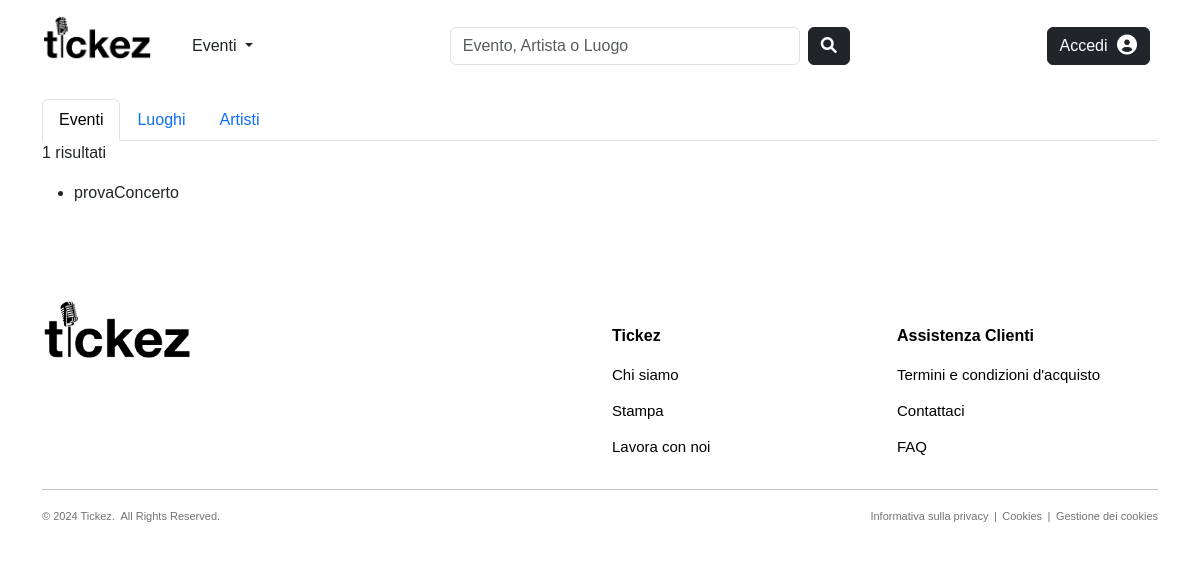
/common/search/, run on an earlier commit of the app's database.
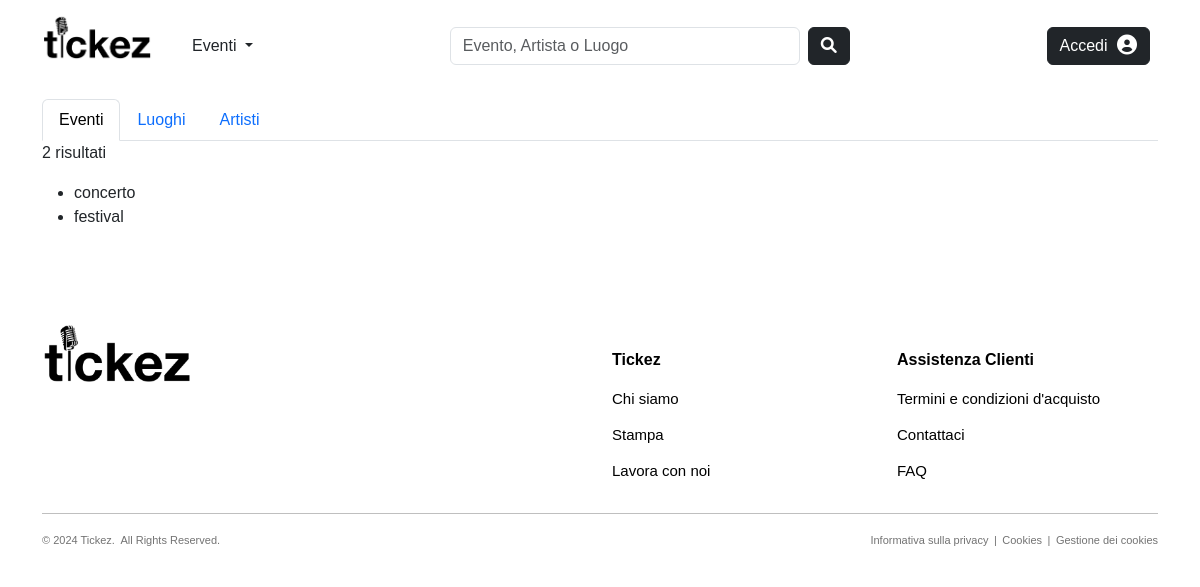
And on a later commit of the database.
### products/models.py (models this page shows, shortened)
class Evento(models.Model):
    CATEGORY_CHOICES = [
        ('Concerti', 'Concerti'),
        ('Festival', 'Festival'),
        ('Teatro', 'Teatro')
    ]
    nome = models.CharField(max_length=100, null=False, blank=False)
    slug = models.SlugField(max_length=200, null=False, unique=True, blank=True)
    categoria = models.CharField(max_length=100, choices=CATEGORY_CHOICES, null=False, blank=False)
    descrizione = models.TextField(null=True, blank=True, default='')
    data_ora = models.DateTimeField(null=False, blank=False, default=timezone.now)
    locandina = models.ImageField(blank=True, upload_to="images/events")
    organizzatore = models.ForeignKey(to='users.Organizzatore', on_delete=models.CASCADE, null=False, blank=False, related_name='eventi_organizzati')
    luogo = models.ForeignKey(to='common.Luogo', on_delete=models.CASCADE, null=False, blank=False, related_name='eventi_programmati')
    followers = models.ManyToManyField(to='users.Utente', blank=True, default=None, related_name='eventi_preferiti')
    def get_absolute_url(self):
        return reverse("products:event-details", kwargs={"slug": self.slug, "pk": self.pk})
    class Meta:
        verbose_name_plural = 'Eventi'

### common/views.py (the view)
# urls.py: path('search/', views.search_results, name="search-results"),
def search_results(request):
    events = Evento.objects.all()
    venues = Luogo.objects.all()
    artists = Organizzatore.objects.all()
    keywords = request.GET.get('keywords', '').strip()
    if keywords:
        search_terms = keywords.split()
        for term in search_terms:
            events = events.filter(nome__icontains=term)
            venues = venues.filter(nome__icontains=term)
            artists = artists.filter(nome__icontains=term)
    return render(request, 'common/search_results.html', {
        'events': events.order_by('data_ora'),
        'venues': venues.order_by('nome'),
        'artists': artists.order_by('nome'),
        'keywords': keywords})

### common/models.py (called while the page is built)
    def get_absolute_url(self):
        return reverse("common:venue-details", kwargs={"slug": self.slug, "pk": self.pk})

### users/models.py (called while the page is built)
    def get_absolute_url(self):
        return reverse("users:artist-details", kwargs={"slug": self.slug, "pk": self.pk})

### common/templates/common/search_results.html (shortened to what this page needs)
{% extends "common/base_common.html" %}
{% load static %}
{% load crispy_forms_tags %}
{% block content %}
    <div class="container">
        <ul class="nav nav-tabs" id="myTab" role="tablist">
          <li class="nav-item" role="presentation">
            <button class="nav-link active" id="events-tab" data-bs-toggle="tab" data-bs-target="#events" type="button" role="tab" aria-controls="events" aria-selected="true">Eventi</button>
          </li>
          <li class="nav-item" role="presentation">
            <button class="nav-link" id="venues-tab" data-bs-toggle="tab" data-bs-target="#venues" type="button" role="tab" aria-controls="venues" aria-selected="false">Luoghi</button>
          </li>
          <li class="nav-item" role="presentation">
            <button class="nav-link" id="artists-tab" data-bs-toggle="tab" data-bs-target="#artists" type="button" role="tab" aria-controls="artists" aria-selected="false">Artisti</button>
          </li>
        </ul>
        <div class="tab-content">
            <div class="tab-pane fade show active" id="events" role="tabpanel" aria-labelledby="events-tab">
                <p>{{events.count}} risultati
                </p>
                {% if events %}
                <ul>
                    {% for e in events %}
                        <a href="{{ e.get_absolute_url }}" style="text-decoration: none; color: inherit;">
                            <li>{{ e.nome }}</li>
                        </a>
                    {% endfor %}
                </ul>
                {% else %}
                    <p>Prova un'altra scheda sopra o digita un testo di ricerca diverso</p>
                {% endif %}
            </div>
        </div>
    </div>
{% endblock %}

What changed in the data, as far as the page shows it:
removed Evento: nome "provaConcerto"
added Evento: nome "concerto"
added Evento: nome "festival"
Also different on the page:
{{ events.count }}: "1" → "2"
